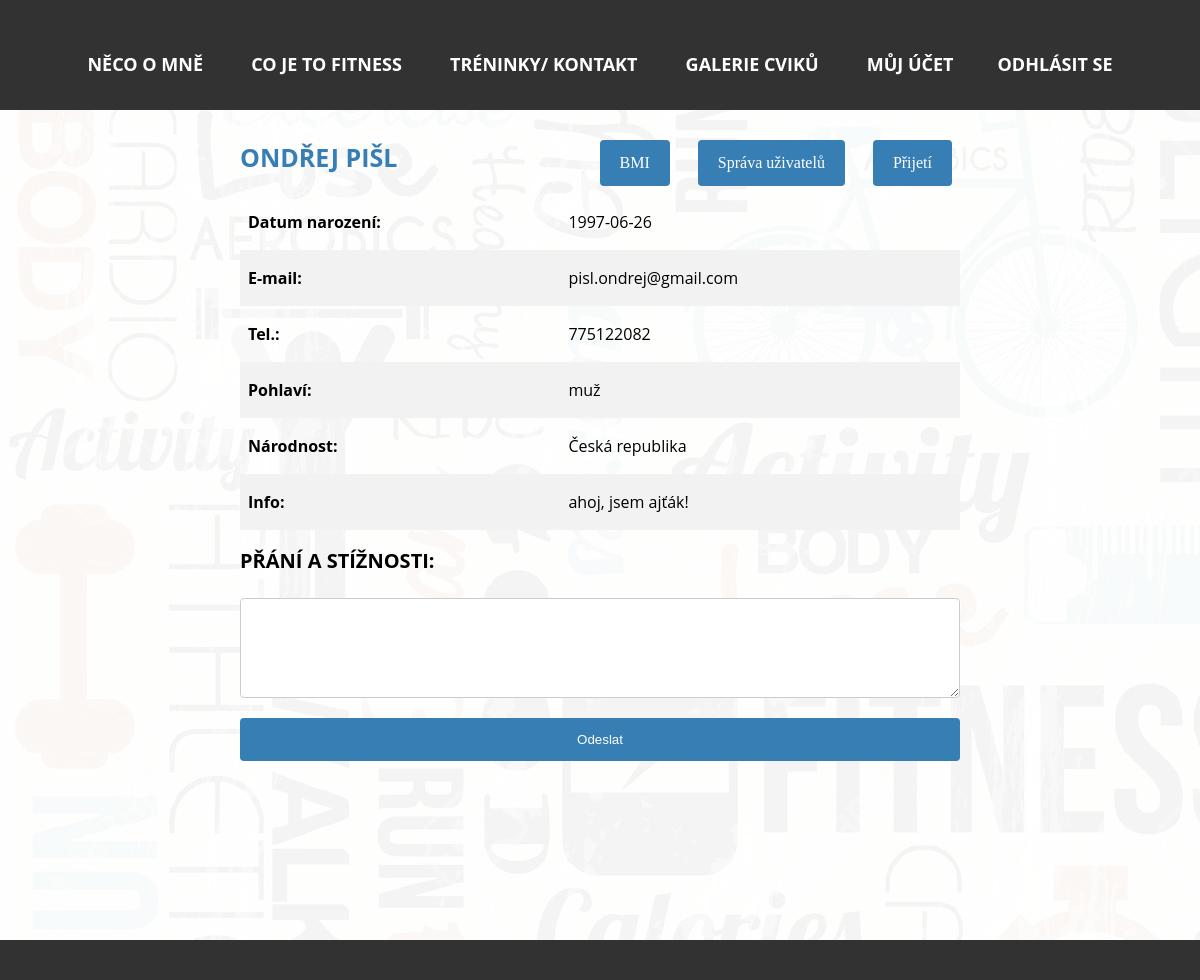
The page /PHP/uzivatel.php (signed in) on the database its author committed.
### tables this page shows
CREATE TABLE `uzivatele` (
  `id` int(10) NOT NULL,
  `jmeno` varchar(254) DEFAULT NULL,
  `prijmeni` varchar(254) DEFAULT NULL,
  `datum` date DEFAULT NULL,
  `vyska` float NOT NULL,
  `email` varchar(254) NOT NULL,
  `heslo` char(50) NOT NULL,
  `tel` varchar(15) DEFAULT NULL,
  `pohlavi` tinyint(1) NOT NULL,
  `narodnost_id` int(5) NOT NULL,
  `info` varchar(500) DEFAULT NULL,
  `prava` tinyint(1) NOT NULL DEFAULT '0' COMMENT '0 je pro normálního uživatele 1 pro admina',
  `potvrzeni_pristupu` tinyint(1) NOT NULL DEFAULT '0' COMMENT '0 pro každého registrovaného '
);

CREATE TABLE `narodnosti` (
  `id` int(10) NOT NULL,
  `nazev` varchar(50) NOT NULL
);

### PHP/uzivatel.php (the view, shortened to what this page needs)
<?php
include 'pripojeni.php';
?>
<!doctype html>
<html>
    <head>
        <link rel="stylesheet" href="../CSS/css.css">
    </head>
    <body>
        <div class="barva">
            <?php
            include 'menu.php';
            ?>
            <article>
                <?php
                if ($_SESSION["prava"] == 1) {
                    echo "<a href='prijeti.php' class='uzivatelodkazy'>Přijetí</a>";
                    echo "<a href='sprava-uzivatelu.php' class='uzivatelodkazy'>Správa uživatelů</a>";
                }
                ?>
                <a href="bmi.php" class="uzivatelodkazy">BMI</a>
                <div>
                    <?php
                    $data = mysqli_query($connect, "select uzivatele.id as uzivatel_id, uzivatele.jmeno, uzivatele.prijmeni, uzivatele.datum, uzivatele.email, uzivatele.tel, uzivatele.pohlavi, uzivatele.narodnost_id, uzivatele.info, narodnosti.id as narodnost_id, narodnosti.nazev as narodnost_nazev from uzivatele LEFT JOIN narodnosti ON uzivatele.narodnost_id=narodnosti.id where uzivatele.id='{$_SESSION["id"]}'");
                    while ($zaznam = mysqli_fetch_array($data)) {
                        if ($zaznam["pohlavi"] == 1) {
                            $pohlavi = 'muž';
                        } else {
                            $pohlavi = 'žena';
                        }
                        echo "<div class='uzivateldiv'>";
                        echo "<h1>{$zaznam["jmeno"]} {$zaznam["prijmeni"]}</h1>";
                        echo "  <table class='tableuzivatele'>
            <tr>
              <th>Datum narození:</th>
              <td>{$zaznam["datum"]}</td>
            </tr>
                        <tr>
              <th>E-mail:</th>
              <td>{$zaznam["email"]}</td>
            </tr>
            <tr>
              <th>Tel.:</th>
              <td>{$zaznam["tel"]}</td>
            </tr>
                        <tr>
              <th>Pohlaví:</th>
              <td> $pohlavi</td>
            </tr>
            <tr>
              <th>Národnost:</th>
              <td> {$zaznam["narodnost_nazev"]}</td>
            </tr>
            <tr>
              <th>Info:</th>
              <td> {$zaznam["info"]}</td>
            </tr>
          </table>";
                        echo "</div>";
                    }
                    ?>
                    <h2>Přání a stížnosti:</h2>
                    <form method="post">
                        <textarea name="zprava"></textarea>
                        <input type="submit" value="Odeslat">
                    </form>
                </div>
            </article>
            <footer>
            </footer>
        </div>
    </body>
</html>

### CSS/css.css (style rules this page uses)
@media screen and (min-width: 1090px) { body { margin: 0; padding: 0; width: 100%; background-image: url(../foto/pozadiFitness.jpg); } }
@media screen and (min-width: 1090px) { .barva { background-color: rgba(255, 255, 255, 0.95); } }
@media screen and (min-width: 1090px) { article { width: 60%; min-height: 100vh; margin: auto; text-align: left; padding: 30px 10px 0px 10px; } }
@media screen and (min-width: 1090px) { footer { width: 100%; background-color: #323232; height: 40px; float: left; } }
@media screen and (min-width: 1090px) { h1 { color: #377EB5; margin: 0; font-size: 25px; font-family: 'Russo One', 'Open Sans', Arial, sans-serif; text-transform: uppercase; } }
@media screen and (min-width: 1090px) { h2 { color: black; font-weight: bold; font-size: 20px; font-family: 'Russo One', 'Open Sans', Arial, sans-serif; text-transform: uppercase; } }
@media screen and (min-width: 1090px) { table { border-collapse: collapse; width: 100%; font-family: 'Open Sans', Arial, sans-serif; } }
@media screen and (min-width: 1090px) { th, td { text-align: left; padding: 8px; height: 40px; } }
@media screen and (min-width: 1090px) { tr:nth-child(even) { background-color: #f2f2f2 } }
@media screen and (min-width: 1090px) { input[type=submit], [type=button] { width: 100%; background-color: #377EB5; color: white; padding: 14px 20px; margin: 8px 0; border: none; border-radius: 4px; cursor: pointer; } }
@media screen and (min-width: 1090px) { input[type=text], [type=number], [type=password], [type=date], [type=email], [type=datetime], select, textarea { width: 100%; padding: 12px 40px; margin: 8px 0; display: inline-block; border: 1px solid #ccc; border-radius: 4px; box-sizing: border-box; font-family: 'Open Sans', Arial, sans-serif; } }
@media screen and (min-width: 1090px) { textarea { height:100px; text-align:justify; } }
@media screen and (min-width: 1090px) { .uzivatelodkazy { text-decoration: none; background-color: #377EB5; color: white; padding: 14px 20px; border: none; border-radius: 4px; cursor: pointer; margin-left: 20px; margin-right: 8px; float: right; } }
@media screen and (min-width: 1090px) { .tableuzivatele { margin-top: 20px; } }

### rows shown on the page
uzivatele: jmeno "ONDŘEJ", prijmeni "PIŠL", datum "1997-06-26", email "pisl.ondrej@gmail.com", tel "775122082", pohlavi "muž", narodnosti.nazev "Česká republika", info "ahoj, jsem ajťák!"
